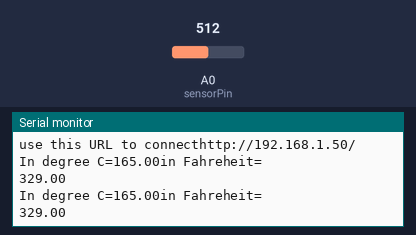
Recording of a sketch running on a simulated ESP8266 (NodeMCU). Shown: the last lines printed to the serial monitor. The test bench sets the inputs (shaded band); at power-on: A0 (sensorPin) = 512. WiFi joins after 1.5 s; servers stay silent unless stated.

Above: at 2.7 s.
2.8 s: A0 (sensorPin) set to 716
At 3.9 s:
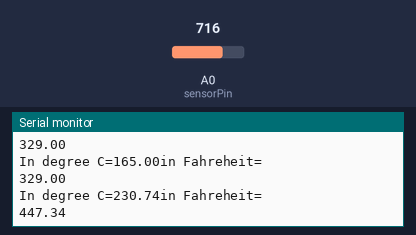
4.3 s: A0 (sensorPin) set to 900
At 5.3 s:
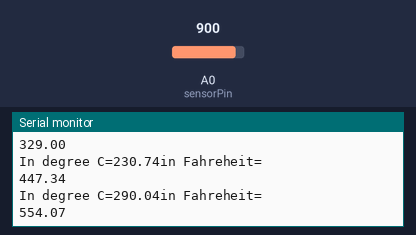
Timing chart, 0 to 7.3 s (numbered marks = the images above; inputs shaded):
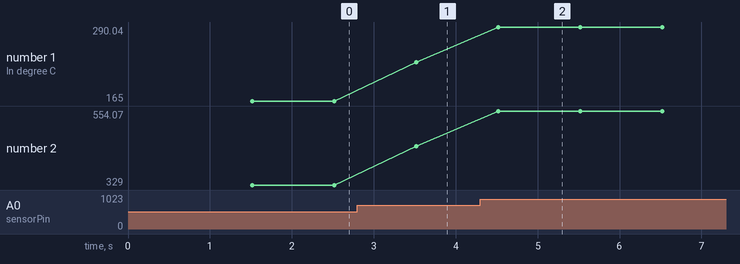

Measured:
- after the input at 2.8 s, the serial monitor: prints a new line after 0.72 s (image 1)
- after the input at 4.3 s, the serial monitor: prints a new line after 0.22 s (image 2)
- plotted number 1: 165 → 230.74 after the input at 2.8 s, 230.74 → 290.04 after the input at 4.3 s
- plotted number 2: 329 → 447.34 after the input at 2.8 s, 447.34 → 554.07 after the input at 4.3 s

The sketch:

TEMPRATURE_MONITORING_USING_WEB-SEVER.ino
```cpp
#include<ESP8266WiFi.h>
const char* ssid="tanu";
const char* password = "taniksha";
int sensorPin=A0;
WiFiServer server(80);
void setup()
{
  Serial.begin(115200);
  delay(10);
  Serial.println();
  Serial.print("connecting to");
  Serial.print(ssid);
  WiFi.begin(ssid,password);
  while(WiFi.status()!=WL_CONNECTED)
  {
   delay(50);
   Serial.print(".");

  }
  Serial.println("WIFI CONNECTED");
  server.begin();
  Serial.println("SERVER STARTED");
  Serial.print("use this URL to connect");
  Serial.print("http://");
  Serial.print(WiFi.localIP());
  Serial.println("/");

}


void loop() {
  int analogValue=analogRead(sensorPin);
  float millivolts=(analogValue/1024.0)*3300;
  float celcius=millivolts/10;
  Serial.print("In degree C=");
  Serial.print(celcius);
  float fahreheit=((celcius*9)/5+32);
  Serial.println("in Fahreheit=");
  Serial.println(fahreheit);
  delay(1000);

  WiFiClient client=server.available();
  if(!client)
  {
    return;
  }
  Serial.println("new client");
  while(!client.available())

  {
    delay(0.5);
  }
  String request=client.readStringUntil('\r');
  Serial.println(request);
  client.flush();
  int value=LOW;
  client.println("HTTP/1.1 200 OK");
  client.println("Content-Type:text/html");
  client.println("");
  client.println("<!DOCTYPE HTML>");
  client.println("<html>");
  client.println("<br><br>");
  client.println("<center>");
  client.print("<h3>Temperature in C=</h3>");
  client.println("<meta http-equiv='refresh' content='1'>");
  client.println(celcius);

  client.println("<br><br>");
  client.println("<h3>Temperature in F= ");
  client.println("<meta http-equiv='refresh' content='1'>");
  client.println(fahreheit);
  client.println("</html>");
  delay(1);
  Serial.println("Client disconnected");
  Serial.print("");
  }
```
